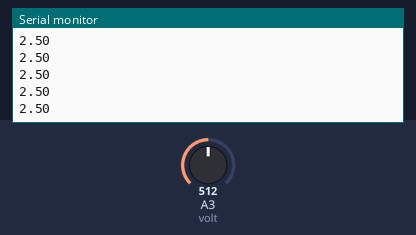
Bench run of a sketch on a simulated Arduino Uno, built with avr-gcc and run on an emulated ATmega328P. Parts: the last lines printed to the serial monitor. The test bench sets the inputs (shaded band); at power-on: A3 (volt) = 512.

Above: at 1.2 s.
1.3 s: A3 (volt) set to 716
At 1.68 s:
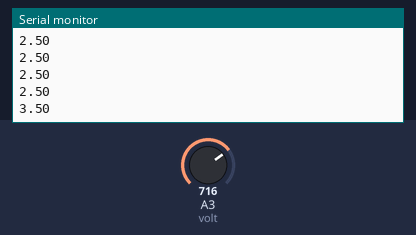
2.8 s: A3 (volt) set to 900
At 2.94 s:
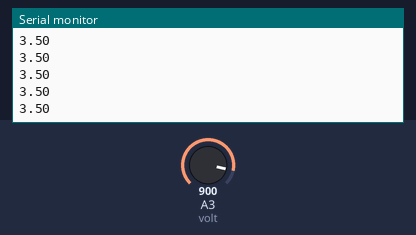
Timing chart, 0 to 5.8 s (numbered marks = the images above; inputs shaded):
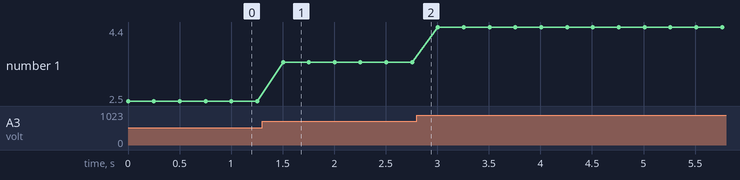

The sketch:

poto.ino
```cpp
int volt=A3;
int readVal;
float V2;
int d2=250;

void setup(){

Serial.begin(9600);
}


void loop(){

readVal=analogRead(volt);
V2=(5./1023.)*readVal;
Serial.println(V2);
delay(d2);

}
```

Measured:
- after the input at 1.3 s, the serial monitor: prints a new line after 0.20 s (image 1)
- plotted number 1: 2.5 → 3.5 after the input at 1.3 s, 3.5 → 4.4 after the input at 2.8 s
